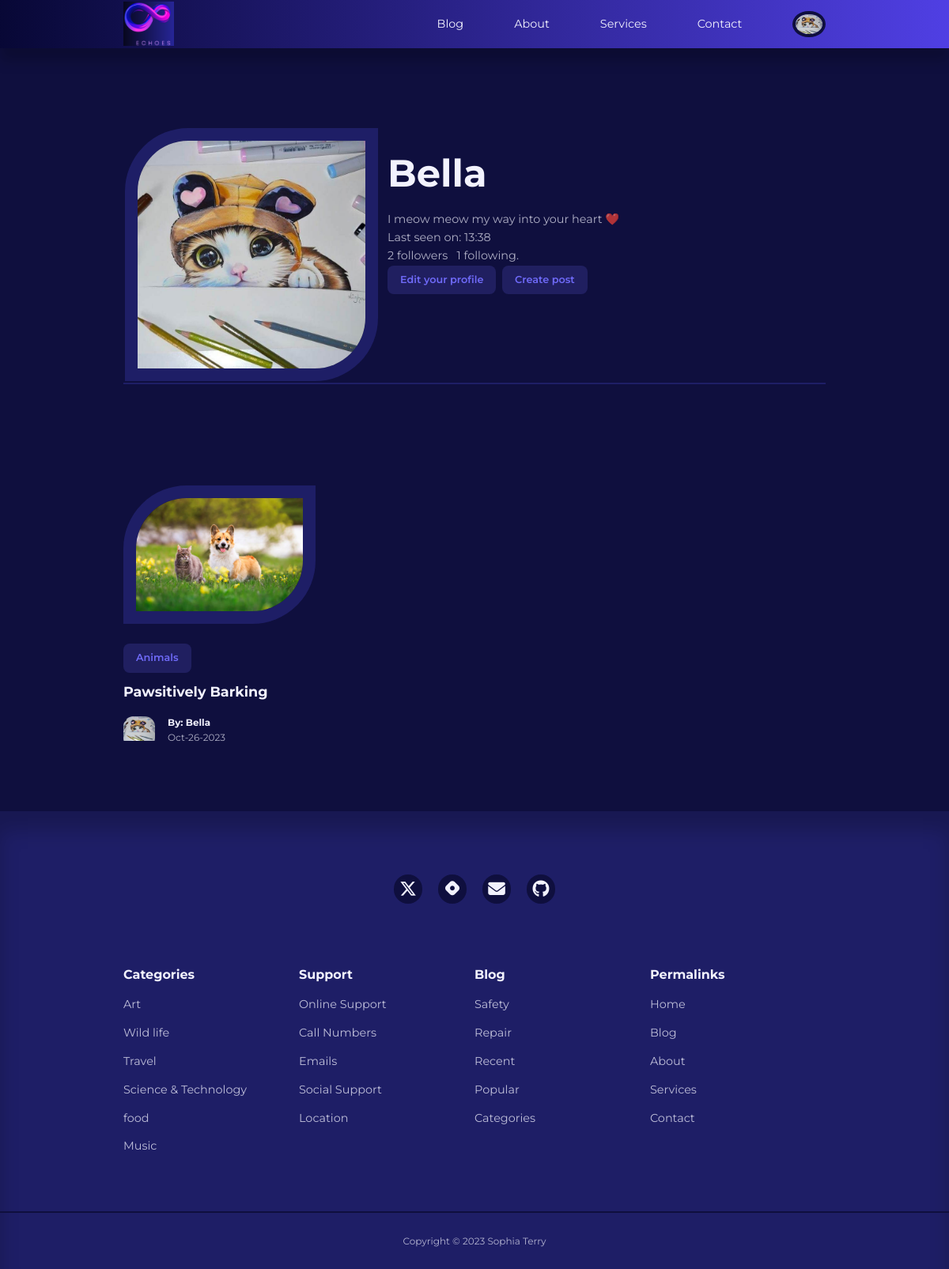
The app's page /user/Bella (signed in), older data.
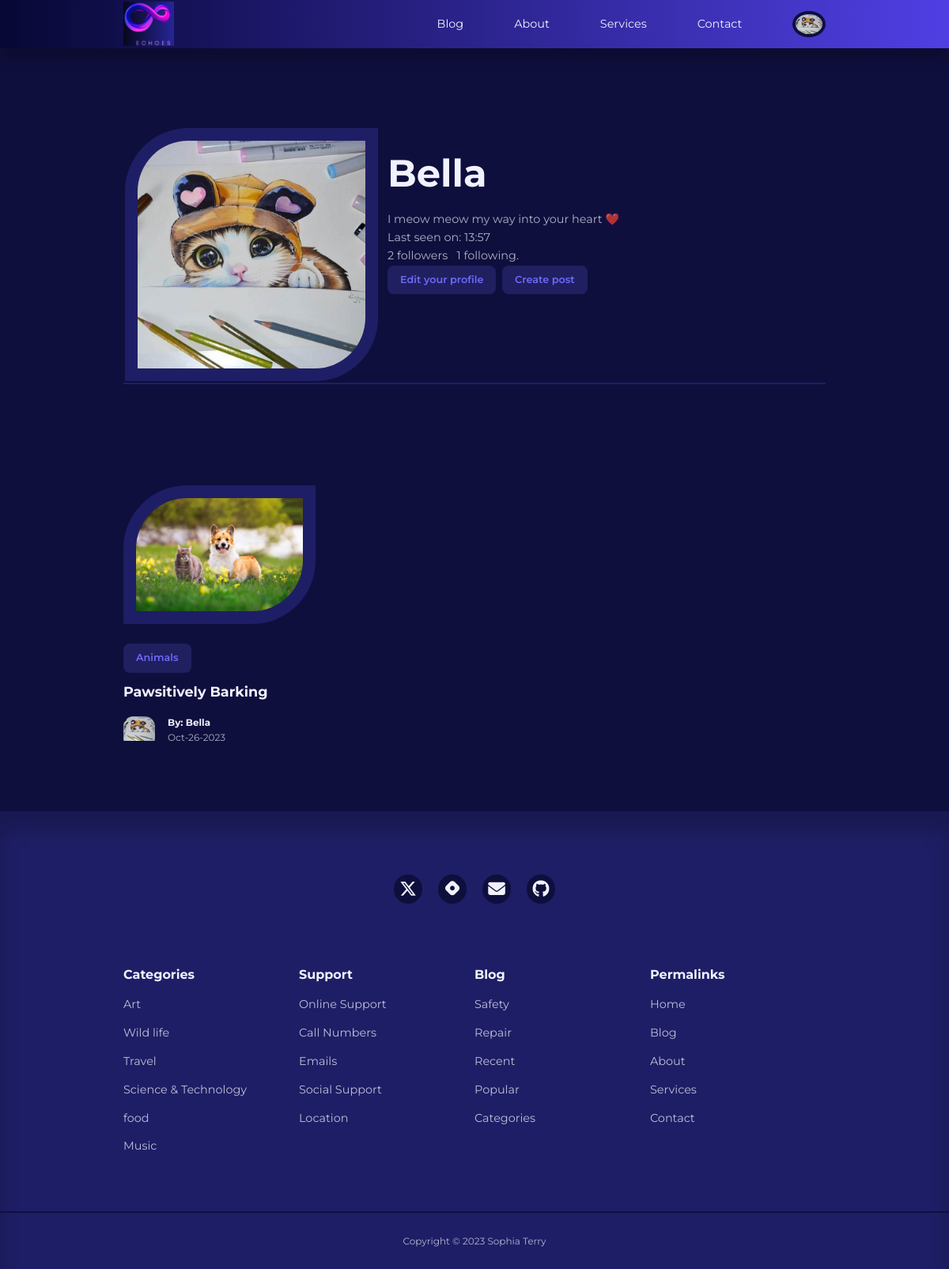
The same page, newer data.
### app/models.py (models this page shows, shortened)
class User(UserMixin, db.Model):
    id = db.Column(db.Integer, primary_key=True)
    username = db.Column(db.String(100), index=True, unique=True)
    email = db.Column(db.String(120), index=True, unique=True)
    password_hash = db.Column(db.String(128))
    role = db.Column(db.String(3))
    picture = db.Column(db.String(120), nullable=True)
    posts = db.relationship('Post', backref='author', lazy='dynamic')
    about_me = db.Column(db.String(140))
    last_seen = db.Column(db.DateTime, default=datetime.utcnow)
    followed = db.relationship(
        'User', secondary=followers,
        primaryjoin=(followers.c.follower_id == id),
        secondaryjoin=(followers.c.followed_id == id),
        backref=db.backref('followers', lazy='dynamic'), lazy='dynamic'
    )

class Post(db.Model):
    id = db.Column(db.Integer, primary_key=True)
    title = db.Column(db.String(120))
    content = db.Column(db.Text)
    image = db.Column(db.String(120), nullable=True)
    timestamp = db.Column(db.DateTime, index=True, default=datetime.utcnow)
    user_id = db.Column(db.Integer, db.ForeignKey('user.id', name='fk_user_id'))
    category_id = db.Column(db.Integer, db.ForeignKey('category.id', name='fk_category_id'))
    category = db.relationship('Category', backref=db.backref('posts', lazy=True))

class Category(db.Model):
    id = db.Column(db.Integer, primary_key=True)
    name = db.Column(db.String(20), unique=True, nullable=False)

### app/routes.py (the view)
@app.route('/user/<username>') #user
@login_required
def profile(username):
    user = User.query.filter_by(username=username).first_or_404()
    posts = user.posts
    authors = [post.author for post in posts]
    form = EmptyForm() # followers
    return render_template('profile.html', user=user, posts=posts, authors=authors,
                            form=form)

### app/models.py (called while the page is built)
@login.user_loader
def load_user(id):
    return User.query.get(int(id))

### app/routes.py (called while the page is built)
@app.before_request
def before_request():
    if current_user.is_authenticated:
        current_user.last_seen = datetime.utcnow()
        db.session.commit()

### app/templates/profile.html (shortened to what this page needs)
{% extends "base.html" %}
{% block content %}
<div class="container profile__container">
    <table>
        <tr valign="top">
            <td>
                {% if current_user.picture %}
                <img class="display__pic" src="{{ url_for('static', filename='images/' + current_user.picture) }}">
                {% else %}
                <img src="{{ url_for('static', filename='/images/default_profile_pc.png') }}" alt="Default Image">
                {% endif %}
            </td>
            <td class="user__table">
                <h1>{{ user.username }}</h1>
                {% if user.about_me %}<p>{{ user.about_me }}</p>{% endif %}
                {% if user.last_seen %}<p>Last seen on: {{ user.last_seen.strftime('%H:%M') }}</p>{% endif %}
                <p>{{ user.followers.count() }} followers &nbsp; {{ user.followed.count() }} following.</p>
                {% if user == current_user %}
                <p>
                    <a class="link__button" href="{{ url_for('edit_profile') }}">Edit your profile</a>&nbsp;
                     <a class="link__button" href="{{ url_for('add_post') }}">Create post </a>
                </p>
              {% endif %}
            </td>
        </tr>
    </table>
    </div>
 <div>
<section class="posts">
    <div class="container posts__container">
         {% for post in posts %}
        <article class="post">
            <div class="post__thumbnail">
                {% if post.image %}
                <img src="{{ url_for('static', filename='images/' + post.image) }}" alt="Post Image">
                {% else %}
                <img src="{{ url_for('static', filename='/images/blog18.jpg') }}" alt="Default Image">
                {% endif %}
            </div>
            <div class="post__info">
             <a href="{{ url_for('category', category_name=post.category.name) }}" class="category__button">{{ post.category.name}}</a>
                    <h3 class="post__title"><a href="{{ url_for('single_post', post_id=post.id) }}">{{ post.title }}</a></h3>
                    <div class="post__author">
                        <div class="post__author-avator">
                            {% set author = authors[loop.index0] %}
                            {% if current_user.is_authenticated %}
                            <img src="{{ url_for('static', filename='images/' + author.picture) }}" alt="avatar">
                            {% else %}
                            <img src="{{ url_for('static', filename='/images/default_profile_pc.png') }}" alt="Default Image">
                            {% endif %}
                        </div>
                        <div class="post__author-info">
                            <a href="{{ url_for('profile', username=post.author.username) }}">
                            <h5>By: {{post.author.username }}</h5></a>
                            <small>{{ post.timestamp.strftime('%b-%d-%Y') }}</small>
                        </div>
                    </div>
                </div>
        </article>
        {% endfor %}
    </div>
</section>
{% endblock %}

### app/templates/base.html (shortened to what this page needs)
<!DOCTYPE html>
<html lang="en">
<head>
    <link rel="stylesheet" href="{{ url_for('static', filename='styles/styles.css')}}">
    <link rel="stylesheet" href="https://unicons.iconscout.com/release/v4.0.8/css/line.css">
</head>
<body>
    {% block navbar %}
    <nav>
        <div class="container nav__container">
            <a href="/index" class="nav__logo"><img src="/static/img/echologoblue.png" class="nav-img" alt=""></a>
            <ul class="nav__items">
                <li><a href="{{ url_for('blog') }}">Blog</a></li>
                <li><a href="{{ url_for('index') }}">About</a></li>
                <li><a href="{{ url_for('services') }}">Services</a></li>
                <li><a href="#contact">Contact</a></li>
                {% if current_user.is_anonymous %}
                <li><a href="{{ url_for('signin') }}">Sign In</a></li>
                {% else %}
                <li class="nav__profile">
                    <div class="avatar">
                        <img src="{{ url_for('static', filename='images/' ~ current_user.picture) }}" alt="">
                    </div>
                        {% endif %}
                </li>
            </ul>
        </div>
    </nav>
    {% endblock %}
     {% block content %}
    {% endblock %}
    {% block footer %}
    <footer>
        <div id="contact" class="footer__socials">
            <a href="https://twitter.com/Mssophia_" target="_blank">
                </a>
            <a href="https://sophiaintech.hashnode.dev/" target="_blank">
                </a>
            <a href="mailto:sophiaterryyu@gmail.com">
                </a>
            <a href="https://github.com/terryyufei" target="_blank">
                </a>
        </div>
        <div class="container footer__container">
            <article>
                <h4>Categories</h4>
                <ul>
                    <li><a href="">Art</a></li>
                    <li><a href="">Wild life</a></li>
                    <li><a href="">Travel</a></li>
                    <li><a href="">Science & Technology</a></li>
                    <li><a href="">food</a></li>
                    <li><a href="">Music</a></li>
                </ul>
            </article>
            <article>
                <h4>Support</h4>
                <ul>
                    <li><a href="">Online Support</a></li>
                    <li><a href="">Call Numbers</a></li>
                    <li><a href="">Emails</a></li>
                    <li><a href="">Social Support</a></li>
                    <li><a href="">Location</a></li>
                </ul>
            </article>
            <article>
                <h4>Blog</h4>
                <ul>
                    <li><a href="">Safety</a></li>
                    <li><a href="">Repair</a></li>
                    <li><a href="">Recent</a></li>
                    <li><a href="">Popular</a></li>
                    <li><a href="">Categories</a></li>
                </ul>
            </article>
            <article>
                <h4>Permalinks</h4>
                <ul>
                    <li><a href="">Home</a></li>
                    <li><a href="">Blog</a></li>
                    <li><a href="">About</a></li>
                    <li><a href="">Services</a></li>
                    <li><a href="">Contact</a></li>
                </ul>
            </article>
        </div>
        <div class="footer__copyright">
            <small>Copyright &copy; 2023 Sophia Terry</small>
        </div>
    </footer>
    {% endblock %}
</body>
</html>

### app/static/styles/styles.css (style rules this page uses)
:root { --color-primary: #6f6af8; --color-primary-light: hsl(242, 91%, 69%, 18%); --color-primary-variant: #5854c7; --color-red: #da0f3f; --color-red-light: hsl(346, 87%, 46%, 15%); --color-green: #00c476; --color-green-light: hsl(156, 100%, 38%, 15%); --color-gray-900: #1e1e66; --color-gray-700: #2d2b7c; --color-gray-300: rgba(242, 242, 254, 0.3); --color-gray-200: rgba(242, 242, 254, 0.7); --color-white: #f2f2fe; --color-bg: #0f0f3e; --transition: all 300ms ease; --container-width-lg: 74%; --container-width-md: 88%; --form-width: 40%; --card-border-radius-1: 0.3rem; --card-border-radius-2: 0.5rem; --card-border-radius-3: 0.8rem; --card-border-radius-4: 2rem; --card-border-radius-5: 5rem; }
* { box-sizing: border-box; margin: 0; padding: 0; outline: 0; border: 0; appearance: 0; list-style: none; text-decoration: none; }
body { font-family: 'Montserrat', sans-serif; line-height: 1.6; color: var(--color-gray-200); overflow-x: hidden; background: var(--color-bg); font-size: 0.9rem; }
.container { width: var(--container-width-lg); max-width: 1800px; margin-inline: auto; }
section { margin-top: 3rem; width: 100vw; }
h1, h2, h3, h4, h5 { color: var(--color-white); line-height: 1.3; }
h1 { font-size: 3rem; margin: 1rem 0; }
h3 { font-size: 1.1rem; margin: 0.8rem 0 0.5rem; }
h4 { font-size: 1rem; }
a { color: var(--color-white); transition: var(--transition); }
img { display: block; width: 100%; object-fit: cover; }
nav { background: linear-gradient(to right, hsl(240, 75%, 12%), hsl(246, 75%, 57%)); width: 100vw; height: 3.8rem; position: fixed; top: 0; z-index: 10; box-shadow: 0 1rem 1rem rgba(0, 0, 0, 0.2); }
.nav__container { height: 100%; display: flex; align-items: center; justify-content: space-between; }
.avatar { width: 2.6rem; height: 2.1rem; border-radius: 50%; overflow: hidden; border: 0.3rem solid var(--color-bg); }
.nav__logo { font-weight: 600; font-size: 1.2rem; }
.nav__items { display: flex; align-items: center; gap: 4rem; }
.nav__profile { position: relative; cursor: pointer; }
.category__button { background: var(--color-primary-light); color: var(--color-primary); display: inline-block; padding: 0.5rem 1rem; border-radius: var(--card-border-radius-2); font-weight: 600; font-size: 0.8rem; text-align: center; }
.post__thumbnail { border-radius: var(--card-border-radius-5) 0; border: 1rem solid var(--color-gray-900); overflow: hidden; margin-bottom: 1.6rem; }
.post__author { display: flex; gap: 1rem; margin-top: 1.2rem; }
.post__author-avator { width: 2.5rem; height: 2.5rem; border-radius: var(--card-border-radius-3); overflow: hidden; }
.posts__container { display: grid; grid-template-columns: repeat(3, 1fr); gap: 5rem; margin-bottom: 5rem; margin-top: 8rem; }
footer { background: var(--color-gray-900); padding: 5rem 0 0; box-shadow: inset 0 1.5rem 1.5rem rgba(0, 0, 0, 0.2); }
.footer__socials { margin-inline: auto; width: fit-content; margin-bottom: 5rem; display: flex; justify-content: space-between; align-items: center; gap: 1.2rem; }
.footer__socials a { background: var(--color-bg); border-radius: 50%; width: 2.3rem; height: 2.3rem; display: flex; align-items: center; justify-content: center; }
.footer__container { display: grid; grid-template-columns: repeat(4, 1fr); }
footer h4 { color: var(--color-white); margin-bottom: 0.6rem; }
footer ul a { opacity: 0.75; }
footer ul li { padding: 0.4rem 0; }
.footer__copyright { text-align: center; padding: 1.5rem 0; border-top: 2px solid var(--color-bg); margin-top: 4rem; }
.profile__container { margin-top: 10rem; border-bottom: 2px solid var(--color-gray-900); }
.display__pic { border-radius: var(--card-border-radius-5) 0; border: 1rem solid var(--color-gray-900); overflow: hidden; height: 20rem; width: 20rem; }
.link__button { background: var(--color-primary-light); color: var(--color-primary); display: inline-block; padding: 0.5rem 1rem; border-radius: var(--card-border-radius-2); font-weight: 600; font-size: 0.8rem; text-align: center; }
.user__table { padding: 10px; }
.nav-img { height: 3.5rem; width: 4.0rem; }

Row changes from the older to the newer data that the page shows:
changed User "Bella": last_seen "13:38" → "13:57"
